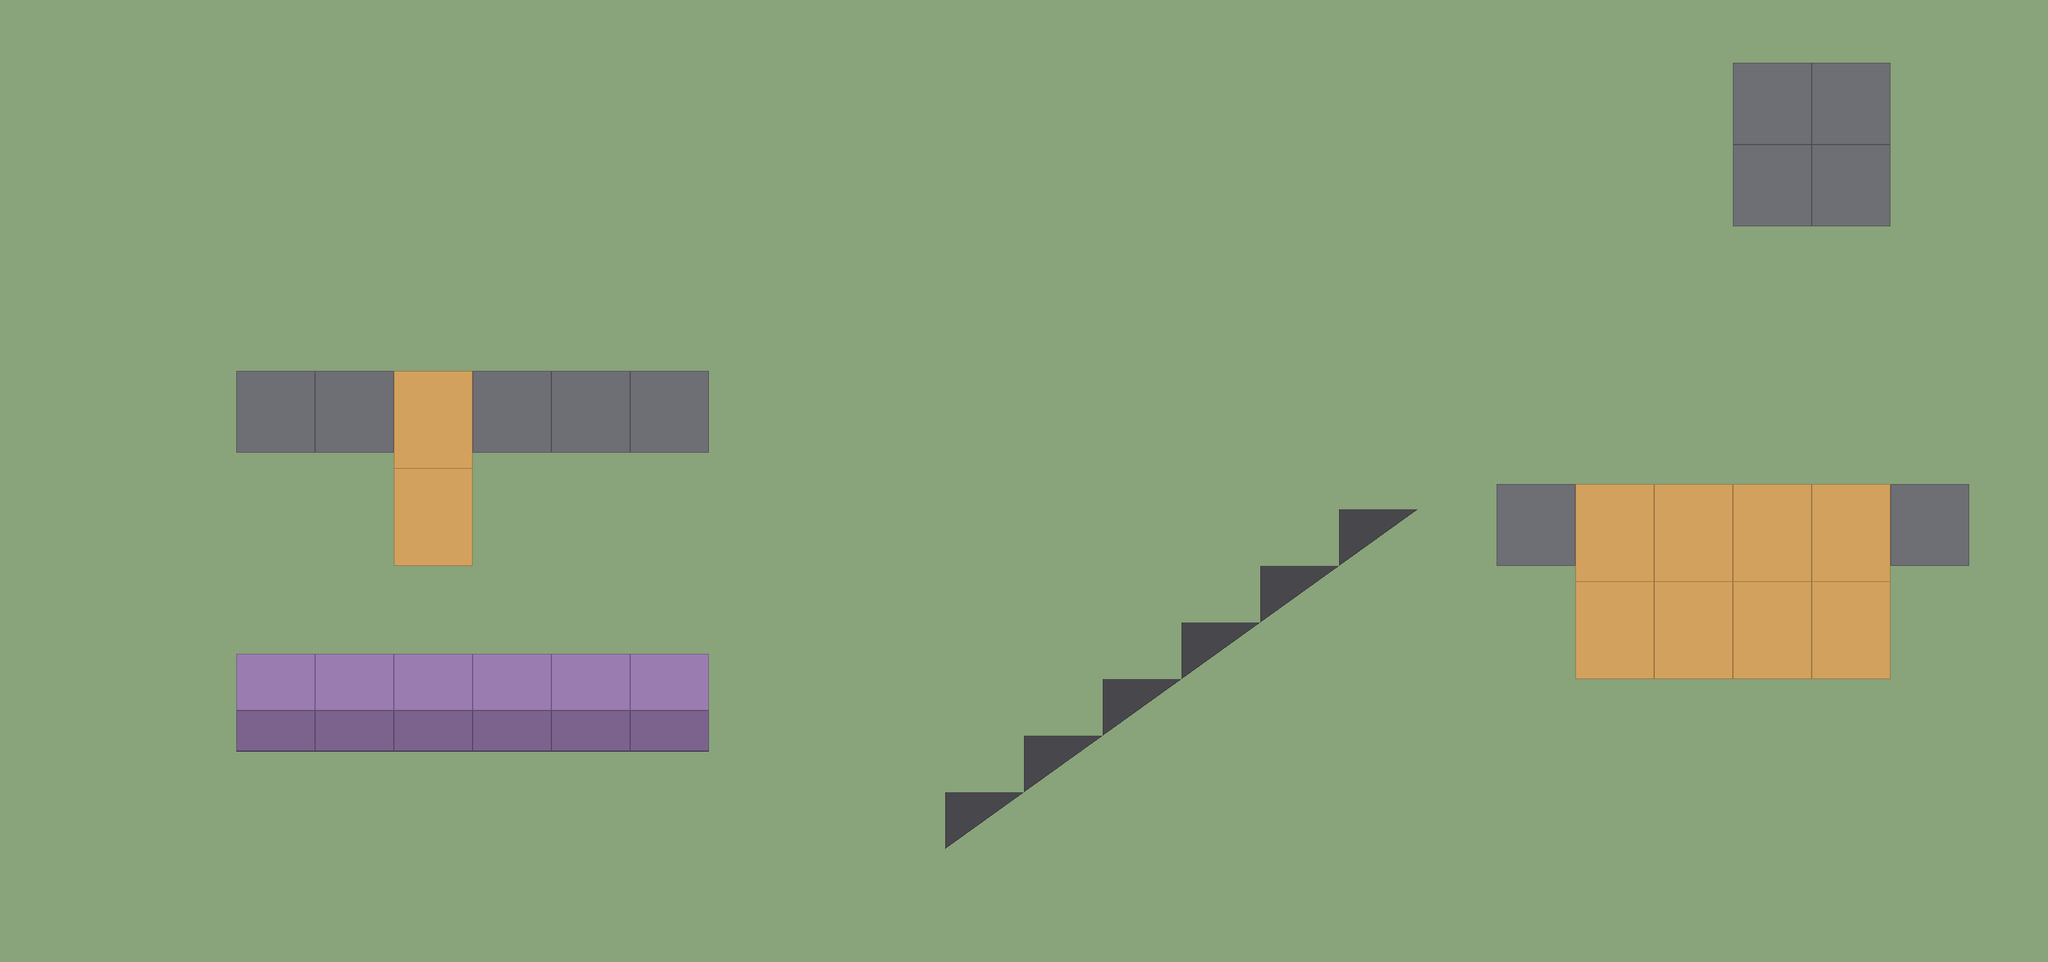

Rendered tile map (Tiled .tmx) drawn with the repository's tilesets; below, a short description and the map source with its tile grids summarised:
An orthogonal 26x17 tile map with 128x92 px tiles, 7 tile layers (piezas, piezas2, suelo, techos, ...) and 8 objects (8x light).

<map version="1.10" tiledversion="1.11.0" orientation="orthogonal" renderorder="right-down" width="26" height="17" tilewidth="128" tileheight="92" infinite="0" nextlayerid="14" nextobjectid="9">
 <properties>
  <property name="level_height" type="int" value="133" />
 </properties>
 <tileset firstgid="1" source="../../assets/pieces/pieces.tsx" />
 <group id="1" name="Planta 0">
  <properties>
   <property name="Z" type="int" value="0" />
  </properties>
  <layer id="2" name="piezas" class="object" width="26" height="17">
   <data>[442 cells, 95 non-empty, 6 distinct tile ids]</data>
  </layer>
  <layer id="3" name="piezas2" class="object" width="26" height="17">
   <data>[442 cells, 6 non-empty, 2 distinct tile ids]</data>
  </layer>
  <layer id="4" name="suelo" class="floor" width="26" height="17">
   <data>[442 cells, 384 non-empty, 4 distinct tile ids]</data>
  </layer>
  <layer id="5" name="techos" class="overhead" width="26" height="17">
   <data>[442 cells, 6 non-empty, 1 distinct tile ids]</data>
  </layer>
  <objectgroup id="6" name="luces">
   <object id="1" name="luz" class="light" x="1344" y="966">
    <properties>
     <property name="color" type="color" value="#ffcf8a" />
     <property name="radius" type="float" value="7" />
     <property name="intensity" type="float" value="1.6" />
     <property name="height" type="float" value="2.2" />
    </properties>
    <point />
   </object>
   <object id="2" name="luz" class="light" x="320" y="920">
    <properties>
     <property name="color" type="color" value="#ffcf8a" />
     <property name="radius" type="float" value="7" />
     <property name="intensity" type="float" value="1.6" />
     <property name="height" type="float" value="2.2" />
    </properties>
    <point />
   </object>
   <object id="3" name="luz" class="light" x="2368" y="1242">
    <properties>
     <property name="color" type="color" value="#ffcf8a" />
     <property name="radius" type="float" value="7" />
     <property name="intensity" type="float" value="1.6" />
     <property name="height" type="float" value="2.2" />
    </properties>
    <point />
   </object>
   <object id="4" name="luz" class="light" x="1408" y="1426">
    <properties>
     <property name="color" type="color" value="#ffcf8a" />
     <property name="radius" type="float" value="7" />
     <property name="intensity" type="float" value="1.6" />
     <property name="height" type="float" value="2.2" />
    </properties>
    <point />
   </object>
   <object id="5" name="luz" class="light" x="1920" y="460">
    <properties>
     <property name="color" type="color" value="#ffe2b8" />
     <property name="radius" type="float" value="6" />
     <property name="intensity" type="float" value="1.4" />
     <property name="height" type="float" value="2.2" />
    </properties>
    <point />
   </object>
  </objectgroup>
 </group>
 <group id="7" name="Planta 1" offsety="-133">
  <properties>
   <property name="Z" type="int" value="1" />
  </properties>
  <layer id="8" name="piezas" class="object" width="26" height="17">
   <data>[442 cells, 4 non-empty, 1 distinct tile ids]</data>
  </layer>
  <layer id="9" name="suelo" class="floor" width="26" height="17">
   <data>[442 cells, 54 non-empty, 1 distinct tile ids]</data>
  </layer>
  <objectgroup id="10" name="luces">
   <object id="6" name="luz" class="light" x="768" y="460">
    <properties>
     <property name="color" type="color" value="#9ec8ff" />
     <property name="radius" type="float" value="7" />
     <property name="intensity" type="float" value="1.5" />
     <property name="height" type="float" value="2.2" />
    </properties>
    <point />
   </object>
   <object id="7" name="luz" class="light" x="2752" y="690">
    <properties>
     <property name="color" type="color" value="#ffb070" />
     <property name="radius" type="float" value="6" />
     <property name="intensity" type="float" value="1.4" />
     <property name="height" type="float" value="2.2" />
    </properties>
    <point />
   </object>
  </objectgroup>
 </group>
 <group id="11" name="Planta 2" offsety="-266">
  <properties>
   <property name="Z" type="int" value="2" />
  </properties>
  <layer id="12" name="suelo" class="floor" width="26" height="17">
   <data>[442 cells, 4 non-empty, 1 distinct tile ids]</data>
  </layer>
  <objectgroup id="13" name="luces">
   <object id="8" name="luz" class="light" x="2944" y="276">
    <properties>
     <property name="color" type="color" value="#ff7050" />
     <property name="radius" type="float" value="6" />
     <property name="intensity" type="float" value="1.6" />
     <property name="height" type="float" value="2.2" />
    </properties>
    <point />
   </object>
  </objectgroup>
 </group>
</map>
